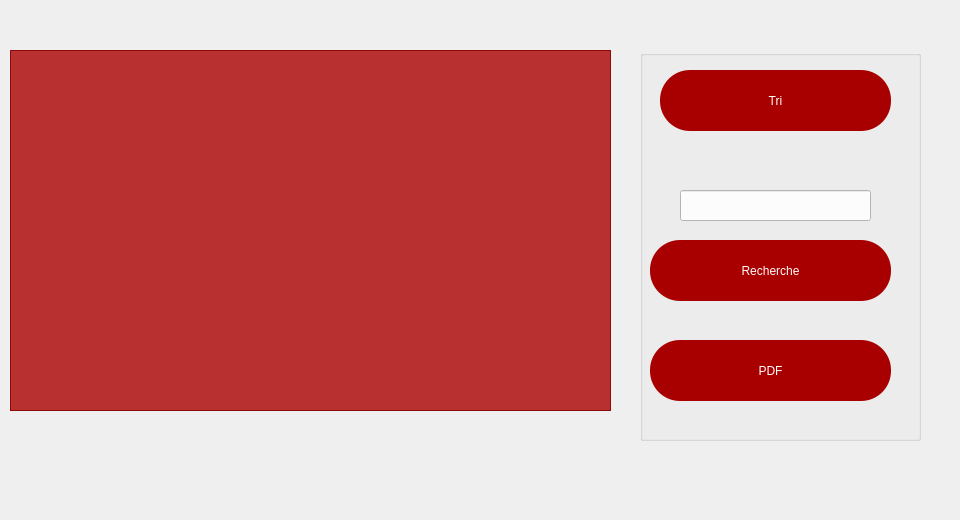
     <widget class="QWidget" name="tab_6">
      <attribute name="title">
       <string>Afficher</string>
      </attribute>
      <widget class="QLabel" name="label_23">
       <property name="geometry">
        <rect>
         <x>0</x>
         <y>-10</y>
         <width>951</width>
         <height>511</height>
        </rect>
       </property>
       <property name="styleSheet">
        <string notr="true">background-image: url(:/img/rs/ajoutempback.jpg);</string>
       </property>
       <property name="text">
        <string/>
       </property>
      </widget>
      <widget class="QPushButton" name="pushButton_3">
       <property name="geometry">
        <rect>
         <x>660</x>
         <y>70</y>
         <width>231</width>
         <height>61</height>
        </rect>
       </property>
       <property name="styleSheet">
        <string notr="true">font: 16pt &quot;MS Shell Dlg 2&quot;;
color: rgb(255, 255, 255);
background-color: rgb(170, 0, 0);
border-radius: 30px;</string>
       </property>
       <property name="text">
        <string>Tri</string>
       </property>
       <property name="icon">
        <iconset resource="rs.qrc">
         <normaloff>:/img/rs/trie.png</normaloff>:/img/rs/trie.png</iconset>
       </property>
       <property name="iconSize">
        <size>
         <width>60</width>
         <height>60</height>
        </size>
       </property>
      </widget>
      <widget class="QPushButton" name="rech">
       <property name="geometry">
        <rect>
         <x>650</x>
         <y>240</y>
         <width>241</width>
         <height>61</height>
        </rect>
       </property>
       <property name="styleSheet">
        <string notr="true">font: 16pt &quot;MS Shell Dlg 2&quot;;
color: rgb(255, 255, 255);
background-color: rgb(170, 0, 0);
border-radius: 30px;</string>
       </property>
       <property name="text">
        <string>Recherche</string>
       </property>
       <property name="icon">
        <iconset resource="rs.qrc">
         <normaloff>:/img/rs/search.png</normaloff>:/img/rs/search.png</iconset>
       </property>
       <property name="iconSize">
        <size>
         <width>50</width>
         <height>50</height>
        </size>
       </property>
      </widget>
      <widget class="QLineEdit" name="recherche">
       <property name="geometry">
        <rect>
         <x>680</x>
         <y>190</y>
         <width>191</width>
         <height>31</height>
        </rect>
       </property>
       <property name="styleSheet">
        <string notr="true">color: rgb(0, 0, 0);
background-color: rgb(255, 255, 255);</string>
       </property>
      </widget>
      <widget class="QPushButton" name="pushButton_9">
       <property name="geometry">
        <rect>
         <x>650</x>
         <y>340</y>
         <width>241</width>
         <height>61</height>
        </rect>
       </property>
       <property name="styleSheet">
        <string notr="true">font: 16pt &quot;MS Shell Dlg 2&quot;;
color: rgb(255, 255, 255);
background-color: rgb(170, 0, 0);
border-radius: 30px;</string>
       </property>
       <property name="text">
        <string>PDF</string>
       </property>
       <property name="icon">
        <iconset resource="rs.qrc">
         <normaloff>:/img/rs/update.png</normaloff>:/img/rs/update.png</iconset>
       </property>
       <property name="iconSize">
        <size>
         <width>50</width>
         <height>50</height>
        </size>
       </property>
      </widget>
      <widget class="QTableView" name="fournisseurtable">
       <property name="geometry">
        <rect>
         <x>10</x>
         <y>50</y>
         <width>601</width>
         <height>361</height>
        </rect>
       </property>
       <property name="styleSheet">
        <string notr="true">background-color: rgb(170, 0, 0,80%);
font: 16pt &quot;MS Shell Dlg 2&quot;;
</string>
       </property>
       <property name="sortingEnabled">
        <bool>false</bool>
       </property>
      </widget>
      <widget class="QGroupBox" name="groupBox">
       <property name="geometry">
        <rect>
         <x>640</x>
         <y>50</y>
         <width>281</width>
         <height>391</height>
        </rect>
       </property>
       <property name="title">
        <string/>
       </property>
      </widget>
     </widget>
